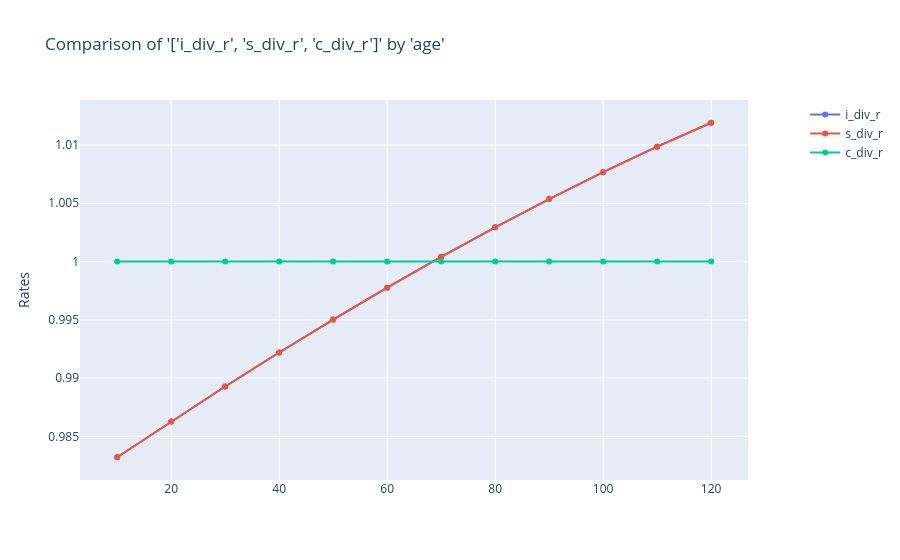

Notebook code for this chart:
### Code cell
charters.compare_rates(
    model_data[(model_data["era"] == "new") & (model_data["uw"] == "ns")],
    x_axis="age",
    rates=["i_div_r", "s_div_r", "c_div_r"],
)

### Figure 1 — Plotly figure (JSON) as saved in the notebook; plotly's stock layout.template omitted (floating-point values rounded to 4 significant figures)
{"data": [{"mode": "lines+markers", "name": "i_div_r", "type": "scatter", "x": [10, 20, 30, 40, 50, 60, 70, 80, 90, 100, 110, 120], "xaxis": "x", "y": [0.9832, 0.9863, 0.9893, 0.9922, 0.995, 0.9978, 1.0, 1.003, 1.005, 1.008, 1.01, 1.012], "yaxis": "y"}, {"mode": "lines+markers", "name": "s_div_r", "type": "scatter", "x": [10, 20, 30, 40, 50, 60, 70, 80, 90, 100, 110, 120], "xaxis": "x", "y": [0.9832, 0.9863, 0.9893, 0.9922, 0.995, 0.9978, 1.0, 1.003, 1.005, 1.008, 1.01, 1.012], "yaxis": "y"}, {"mode": "lines+markers", "name": "c_div_r", "type": "scatter", "x": [10, 20, 30, 40, 50, 60, 70, 80, 90, 100, 110, 120], "xaxis": "x", "y": [1.0, 1.0, 1.0, 1.0, 1.0, 1.0, 1.0, 1.0, 1.0, 1.0, 1.0, 1.0], "yaxis": "y"}], "layout": {"title": {"text": "Comparison of '['i_div_r', 's_div_r', 'c_div_r']' by 'age'"}, "xaxis": {"anchor": "y", "domain": [0, 0.94]}, "yaxis": {"anchor": "x", "domain": [0, 1], "title": {"text": "Rates"}, "type": "-"}, "yaxis2": {"anchor": "x", "overlaying": "y", "side": "right"}}}
